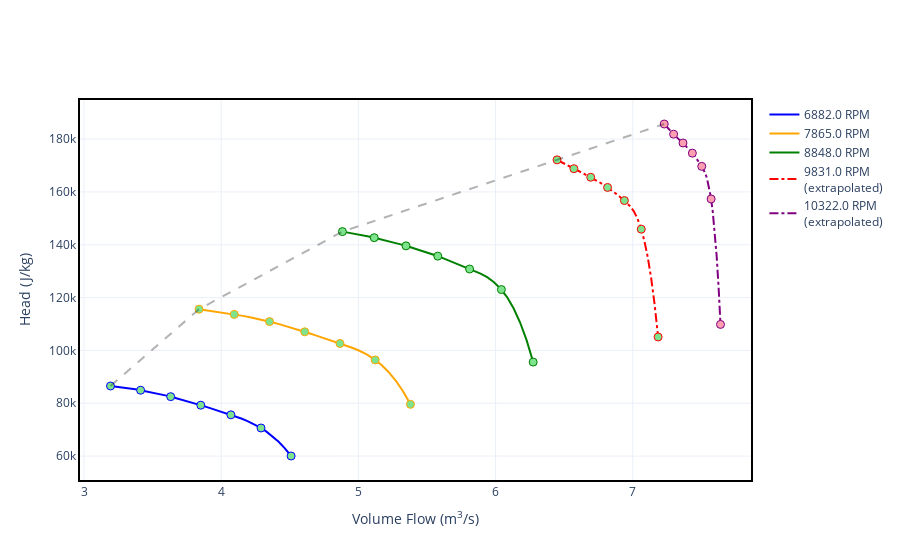

Here is the notebook cell this chart was saved with:
### Markdown cell above
It is also possible to check if the converted points are within the similarity limits by passing `similarity=True` when plotting:

### Code cell
imp_conv.head_plot(similarity=True)
